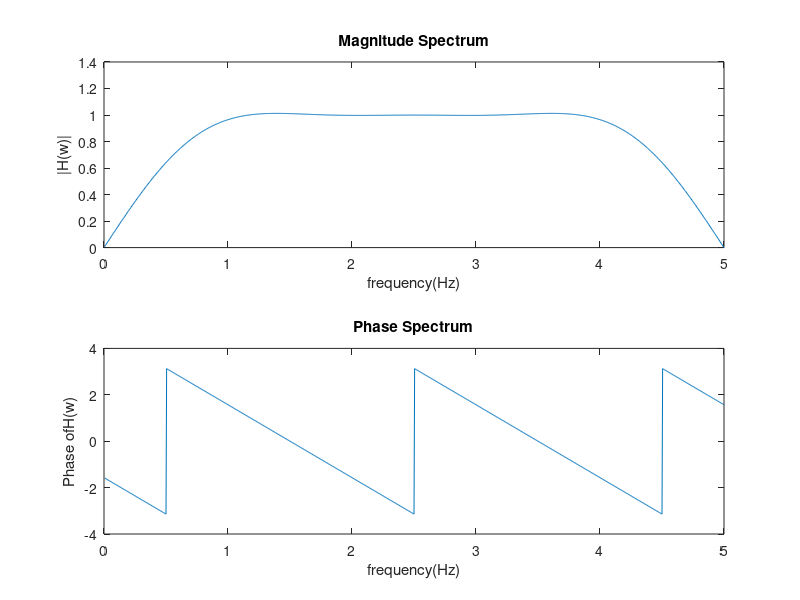

This chart was generated by the following MATLAB code:
clear;
close all;
clc;
% Task 3 specifications
fs=10/(2*pi);
a=3;
L=10;
ts=1/fs;
n1=-L/2:-1;
b1=a.*(1-(2.*n1./L).^2).^0.5;
n2=1:L/2;
b2=a.*(1-(2.*n2./L).^2).^0.5;
for i = 1:size(n1,2)
hiln1(i) = (1-cos(n1(i)*pi))./(n1(i)*pi);
kaiser_win1 = besseli(0,b1)./besseli(0,a);
hn1(i) = hiln1(i) * kaiser_win1(i);
end
for i = 1:size(n2,2)
hiln2(i) = (1-cos(n2(i)*pi))./(n2(i)*pi);
kaiser_win2 = besseli(0,b2)./besseli(0,a);
hn2(i) = hiln2(i) * kaiser_win2(i);
end
% Plot of the spectrum for Hilbert transformer

for i=1:1000
w(i)=pi*fs*i/1000;
z=exp(1i*w(i)*ts);
hf(i)=z^(-1*L/2)*(sum(hn1.*z.^(-n1))+sum(hn2.*z.^(-n2)));
end
figure;
subplot(2,1,1);
plot(w,abs(hf));
xlabel('frequency(Hz)');
ylabel('|H(w)|');
title('Magnitude Spectrum');
subplot(2,1,2);
plot(w,angle(hf));
xlabel('frequency(Hz)');
ylabel('Phase ofH(w)');
title('Phase Spectrum');